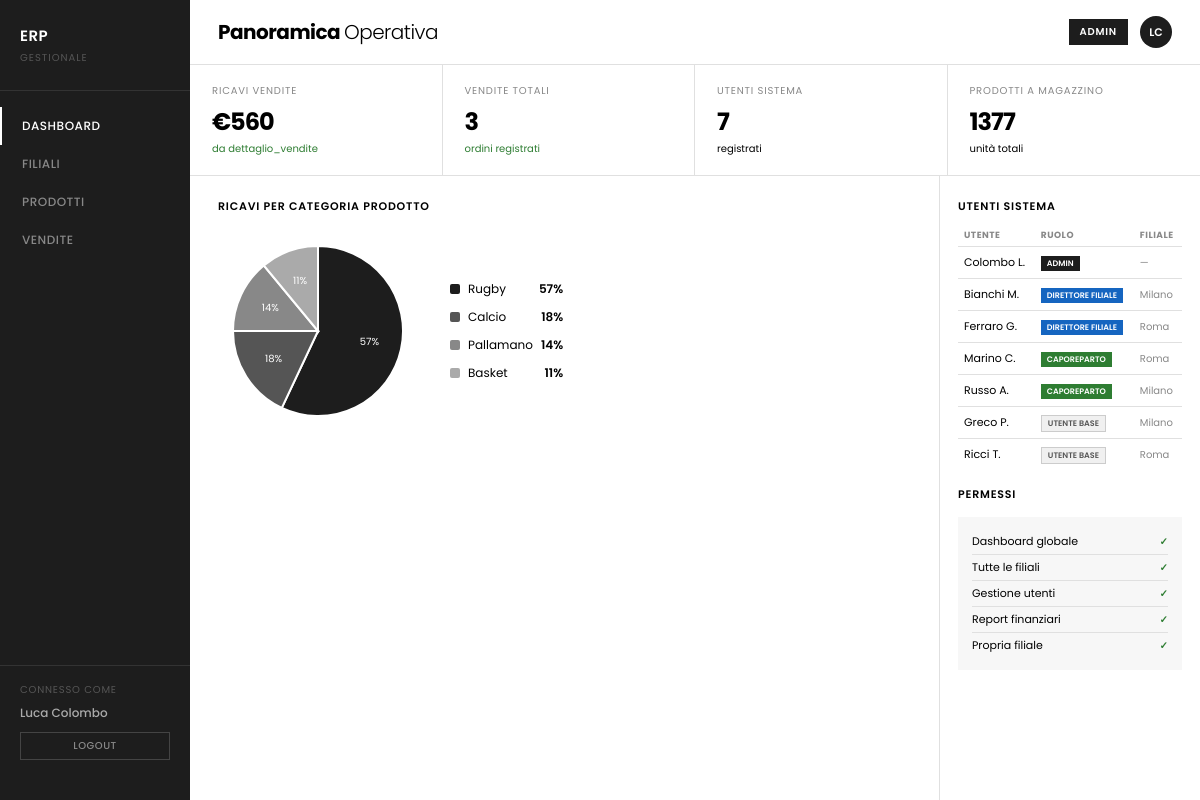
/sg.php (signed in), run on the app's committed database.
### tables this page shows
CREATE TABLE utenti (
    id INT PRIMARY KEY AUTO_INCREMENT,
    nome VARCHAR(100) NOT NULL,
    cognome VARCHAR(100) NOT NULL,
    nome_utente VARCHAR(100) NOT NULL UNIQUE,
    password VARCHAR(255) NOT NULL,
    id_ruolo INT,
    id_filiale INT,

    FOREIGN KEY (id_ruolo) REFERENCES ruoli(id),
    FOREIGN KEY (id_filiale) REFERENCES filiali(id)
);

CREATE TABLE ruoli (
    id INT PRIMARY KEY AUTO_INCREMENT,
    livello INT NOT NULL,
    nome_ruolo VARCHAR(50) NOT NULL UNIQUE
);

CREATE TABLE filiali (
    id INT PRIMARY KEY AUTO_INCREMENT,
    città VARCHAR(100) NOT NULL
);

### sg.php (the view, shortened to what this page needs)
<?php
function db(): PDO {
    static $pdo = null;
    if ($pdo === null) {
        try {
            $pdo = new PDO(
                "mysql:host=".DB_HOST.";dbname=".DB_NAME.";charset=utf8mb4",
                DB_USER, DB_PASS,
                [PDO::ATTR_ERRMODE => PDO::ERRMODE_EXCEPTION,
                 PDO::ATTR_DEFAULT_FETCH_MODE => PDO::FETCH_ASSOC]
            );
        } catch (PDOException $e) {
            die("
            <!DOCTYPE html><html><head>
            <meta charset='UTF-8'>
            <link rel='stylesheet' href='https://fonts.googleapis.com/css2?family=Poppins:wght@400;600&display=swap'>
            <style>body{font-family:Poppins,sans-serif;display:flex;align-items:center;justify-content:center;min-height:100vh;background:#f7f7f7;margin:0;}
            .err{background:#fff;border:1px solid #e0e0e0;padding:32px;max-width:480px;text-align:center;}
            h2{font-size:16px;margin-bottom:8px;color:#c62828;} p{font-size:12px;color:#888;margin-bottom:16px;}
            code{font-size:11px;background:#f7f7f7;padding:4px 8px;display:block;margin-top:8px;text-align:left;}
            a{font-size:12px;color:#1d1d1d;}</style></head><body>
            <div class='err'>
                <h2>Errore connessione database</h2>
                <p>Assicurati di aver importato dbgpoi.sql e di aver impostato correttamente DB_USER, DB_PASS e DB_NAME.</p>
                <code>".htmlspecialchars($e->getMessage())."</code>
            </div></body></html>");
        }
    }
    return $pdo;
}
$errore_login = '';
$loggato       = isset($_SESSION['id']);
$sess_nome     = $_SESSION['nome']       ?? '';
$sess_ruolo    = $_SESSION['ruolo']      ?? '';
$sess_livello  = $_SESSION['livello']    ?? 0;
$sess_initiali = $sess_nome
    ? strtoupper(substr($sess_nome,0,1).substr(strrchr($sess_nome,' '),1,1))
    : '--';
$permessi = [
    $sess_livello >= 4,
    $sess_livello >= 4,
    $sess_livello >= 4,
    $sess_livello >= 3,
    $sess_livello >= 2,
];
$pagina = $_GET['p'] ?? 'dashboard';
$kpi_ricavi     = '—';
$kpi_dip        = '—';
$kpi_prodotti   = '—';
$kpi_vendite    = '—';
$categorie      = [];
$utenti_lista   = [];
if ($loggato) {
    try {
        $tot = db()->query("
            SELECT SUM(dv.quantita * dv.prezzo_unitario)
            FROM dettaglio_vendite dv
        ")->fetchColumn();
        $kpi_ricavi = $tot ? '€'.number_format((float)$tot, 0, ',', '.') : '€0';
        $kpi_dip = db()->query("SELECT COUNT(*) FROM utenti")->fetchColumn();
        $kpi_prodotti = db()->query("SELECT SUM(quantita_magazzino) FROM prodotti")->fetchColumn() ?? 0;
        $kpi_vendite = db()->query("SELECT COUNT(*) FROM vendite")->fetchColumn();
        $categorie = db()->query("
            SELECT cp.nome_categoria AS categoria,
                   SUM(dv.quantita * dv.prezzo_unitario) AS importo
            FROM dettaglio_vendite dv
            JOIN prodotti p ON dv.prodotto_id = p.id
            JOIN categorie_prodotti cp ON p.id_categoria = cp.id
            GROUP BY cp.id, cp.nome_categoria
            ORDER BY importo DESC
        ")->fetchAll();
        if ($sess_livello >= 3) {
            $utenti_lista = db()->query("
                SELECT u.nome, u.cognome, r.nome_ruolo AS ruolo,
                       f.città AS filiale
                FROM utenti u
                JOIN ruoli r ON u.id_ruolo = r.id
                LEFT JOIN filiali f ON u.id_filiale = f.id
                ORDER BY r.livello DESC, u.cognome
            ")->fetchAll();
        }
    } catch (PDOException $e) {
        $kpi_ricavi   = 'N/D';
        $kpi_dip      = 'N/D';
        $kpi_prodotti = 'N/D';
        $kpi_vendite  = 'N/D';
    }
}
function torta_svg(array $dati): string {
    $colori = ['#1d1d1d','#555','#888','#aaa','#ccc'];
    $cx = 100; $cy = 100; $r = 85;
    $angolo = -M_PI / 2;
    $svg = '<svg viewBox="0 0 200 200" width="200" height="200" xmlns="http://www.w3.org/2000/svg">';
    foreach ($dati as $i => $v) {
        $perc  = (float)$v['percentuale'];
        if ($perc <= 0) continue;
        $delta = ($perc / 100) * 2 * M_PI;
        $x1 = $cx + $r * cos($angolo);
        $y1 = $cy + $r * sin($angolo);
        $x2 = $cx + $r * cos($angolo + $delta);
        $y2 = $cy + $r * sin($angolo + $delta);
        $large = $delta > M_PI ? 1 : 0;
        $col = $colori[$i % count($colori)];
        $svg .= sprintf(
            '<path d="M%s %s L%s %s A%s %s 0 %s 1 %s %s Z" fill="%s" stroke="#fff" stroke-width="2"/>',
            $cx, $cy, round($x1,1), round($y1,1), $r, $r, $large, round($x2,1), round($y2,1), $col
        );
        if ($perc >= 8) {
            $mid = $angolo + $delta / 2;
            $lx  = $cx + ($r * 0.62) * cos($mid);
            $ly  = $cy + ($r * 0.62) * sin($mid);
            $svg .= sprintf(
                '<text x="%s" y="%s" text-anchor="middle" dominant-baseline="middle" fill="#fff" font-size="10" font-family="sans-serif">%s%%</text>',
                round($lx,1), round($ly,1), $perc
            );
        }
        $angolo += $delta;
    }
    return $svg . '</svg>';
}
$colori_leg = ['#1d1d1d','#555','#888','#aaa','#ccc'];
$classi_ruolo = [
    'admin'            => 'r-admin',
    'direttore filiale'=> 'r-dir',
    'caporeparto'      => 'r-capo',
    'utente base'      => 'r-user',
];
?>
<!DOCTYPE html>
<html lang="it">
<head>
</head>
<body>
<?php if (!$loggato): ?>
    <div class="login-body">
        <div class="login-box">
            <div class="login-logo">ERP Gestionale</div>
            <div class="login-sub">Sistema di gestione aziendale</div>
            <?php if ($errore_login): ?>
                <div class="login-error"><?= htmlspecialchars($errore_login) ?></div>
            <?php endif; ?>
            <form method="POST" action="sg.php">
                <div class="form-group">
                    <label for="username">Username</label>
                    <input type="text" id="username" name="username"
                           value="<?= htmlspecialchars($_POST['username'] ?? '') ?>"
                           required autofocus>
                </div>
                <div class="form-group">
                    <label for="password">Password</label>
                    <input type="password" id="password" name="password" required>
                </div>
                <input type="hidden" name="login" value="1">
                <button type="submit" class="btn-login">Accedi</button>
            </form>
        </div>
    </div>
<?php else: ?>
    <div class="erp">
        <nav class="sidenav">
            <div class="brand">
                <div class="logo">ERP</div>
                <div class="sub">Gestionale</div>
            </div>
            <ul>
                <li><a href="sg.php?p=dashboard"  <?= $pagina==='dashboard' ?'class="active"':'' ?>>Dashboard</a></li>
                <li><a href="sg.php?p=filiale"    <?= $pagina==='filiale'   ?'class="active"':'' ?>>Filiali</a></li>
                <li><a href="sg.php?p=prodotti"   <?= $pagina==='prodotti'  ?'class="active"':'' ?>>Prodotti</a></li>
                <li><a href="sg.php?p=vendite"    <?= $pagina==='vendite'   ?'class="active"':'' ?>>Vendite</a></li>
            </ul>
            <div class="role-section">
                <div class="rlabel">Connesso come</div>
                <div class="user-info"><?= htmlspecialchars($sess_nome) ?></div>
                <a href="sg.php?logout=1" class="logout-btn">Logout</a>
            </div>
        </nav>
        <div class="main">
            <?php if ($pagina === 'dashboard'): ?>
            <div class="topbar">
                <h1>Panoramica <span>Operativa</span></h1>
                <div class="topbar-right">
                    <span class="role-badge"><?= htmlspecialchars($sess_ruolo) ?></span>
                    <div class="avatar-circle"><?= htmlspecialchars($sess_initiali) ?></div>
                </div>
            </div>
            <?php
            $kpi_class = '';
            ?>
            <div class="kpi-row <?= $kpi_class ?>">
                <div class="kpi-card">
                    <div class="kpi-label">Ricavi Vendite</div>
                    <div class="kpi-val"><?= htmlspecialchars($kpi_ricavi) ?></div>
                    <div class="kpi-delta up">da dettaglio_vendite</div>
                </div>
                <div class="kpi-card">
                    <div class="kpi-label">Vendite Totali</div>
                    <div class="kpi-val"><?= htmlspecialchars($kpi_vendite) ?></div>
                    <div class="kpi-delta up">ordini registrati</div>
                </div>
                <div class="kpi-card">
                    <div class="kpi-label">Utenti Sistema</div>
                    <div class="kpi-val"><?= htmlspecialchars($kpi_dip) ?></div>
                    <div class="kpi-delta">registrati</div>
                </div>
                <div class="kpi-card">
                    <div class="kpi-label">Prodotti a Magazzino</div>
                    <div class="kpi-val"><?= htmlspecialchars($kpi_prodotti) ?></div>
                    <div class="kpi-delta">unità totali</div>
                </div>
            </div>
            <div class="content">
                <div class="chart-area">
                    <div class="sec-head">
                        <div class="sec-title">Ricavi per Categoria Prodotto</div>
                    </div>
                    <?php if (!empty($categorie)): ?>
                    <div class="chart-layout">
                        <?= torta_svg($categorie) ?>
                        <div class="legenda">
                            <?php foreach ($categorie as $i => $v): ?>
                            <div class="leg-item">
                                <span class="leg-dot" style="background:<?= $colori_leg[$i % 5] ?>"></span>
                                <?= htmlspecialchars($v['categoria']) ?>
                                <strong><?= $v['percentuale'] ?>%</strong>
                            </div>
                            <?php endforeach; ?>
                        </div>
                    </div>
                    <?php else: ?>
                        <p class="no-data">Nessun dato di vendita disponibile.</p>
                    <?php endif; ?>
                </div>
                <div class="team-panel">
                    <div class="sec-title">Utenti Sistema</div>
                    <?php if (!empty($utenti_lista)): ?>
                    <table class="team-table">
                        <thead>
                            <tr><th>Utente</th><th>Ruolo</th><th>Filiale</th></tr>
                        </thead>
                        <tbody>
                            <?php foreach ($utenti_lista as $u):
                                $cls = $classi_ruolo[strtolower($u['ruolo'])] ?? 'r-user';
                            ?>
                            <tr>
                                <td><?= htmlspecialchars($u['cognome'].' '.substr($u['nome'],0,1)) ?>.</td>
                                <td><span class="rpill <?= $cls ?>"><?= htmlspecialchars($u['ruolo']) ?></span></td>
                                <td style="font-size:10px;color:var(--muted)"><?= htmlspecialchars($u['filiale'] ?? '—') ?></td>
                            </tr>
                            <?php endforeach; ?>
                        </tbody>
                    </table>
                    <?php else: ?>
                        <p class="no-data">Nessun utente trovato.</p>
                    <?php endif; ?>
                    <div class="sec-title" style="margin-top:16px;">Permessi</div>
                    <div class="perm-box">
                        <?php
                        $voci_perm = [
                            'Dashboard globale',
                            'Tutte le filiali',
                            'Gestione utenti',
                            'Report finanziari',
                            'Propria filiale',
                        ];
                        foreach ($voci_perm as $i => $voce):
                            $ok = $permessi[$i] ?? false;
                        ?>
                        <div class="perm-row">
                            <span><?= htmlspecialchars($voce) ?></span>
                            <span class="<?= $ok ? 'pyes' : 'pno' ?>"><?= $ok ? '✓' : '–' ?></span>
                        </div>
                        <?php endforeach; ?>
                    </div>
                </div>
            </div>
            <?php endif; ?>
        </div>
    </div>
<?php endif; ?>
</body>
</html>

### data on the page
utenti: cognome+nome "Colombo L", id_ruolo.nome_ruolo "ADMIN", filiale "—"
utenti: cognome+nome "Bianchi M", id_ruolo.nome_ruolo "DIRETTORE FILIALE", id_filiale.città "Milano"
utenti: cognome+nome "Ferraro G", id_ruolo.nome_ruolo "DIRETTORE FILIALE", id_filiale.città "Roma"
utenti: cognome+nome "Marino C", id_ruolo.nome_ruolo "CAPOREPARTO", id_filiale.città "Roma"
utenti: cognome+nome "Russo A", id_ruolo.nome_ruolo "CAPOREPARTO", id_filiale.città "Milano"
utenti: cognome+nome "Greco P", id_ruolo.nome_ruolo "UTENTE BASE", id_filiale.città "Milano"
utenti: cognome+nome "Ricci T", id_ruolo.nome_ruolo "UTENTE BASE", id_filiale.città "Roma"

### other printed values
$sess_nome "Luca Colombo"
$sess_ruolo "ADMIN"
$sess_initiali "LC"
$kpi_ricavi "€560"
$kpi_vendite "3"
$kpi_dip "7"
$kpi_prodotti "1377"
$perc "57"
$perc "18"
$perc "14"
$perc "11"
$v['categoria'] "Rugby"
$v['percentuale'] "57"
$v['categoria'] "Calcio"
$v['percentuale'] "18"
